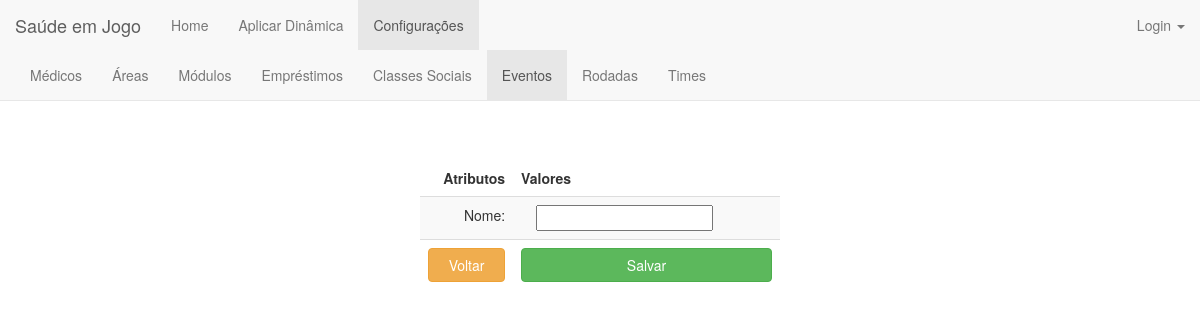
The page /evento/new/ on the database as committed earlier.
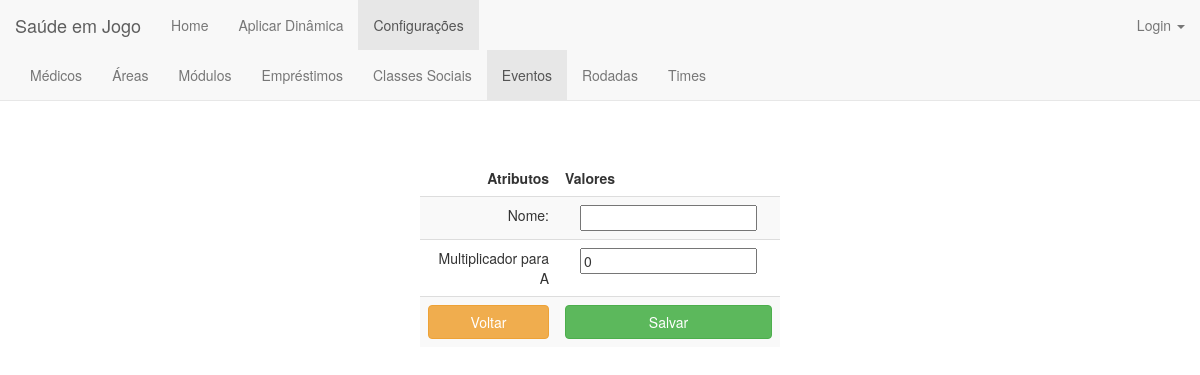
The same page on the database as committed later.
### jogo/models.py (models this page shows)
class Classe_Social(models.Model):
    classificacao = ((1, '1'), (2, '2'), (3, '3'))
    nome = models.CharField(max_length=200)
    preco_atendimento = models.FloatField(validators=[MinValueValidator(0.0)])
    nivel_especialidade = models.FloatField(validators=[MinValueValidator(0.0), MaxValueValidator(3.0)])
    nivel_tecnologia = models.FloatField(validators=[MinValueValidator(0.0), MaxValueValidator(3.0)])
    media_conforto = models.FloatField(validators=[MinValueValidator(0.0), MaxValueValidator(3.0)])
    velocidade_atendimento = models.FloatField(validators=[MinValueValidator(0.0), MaxValueValidator(3.0)])

### jogo/views.py (the view)
# urls.py: url(r'^evento/new/$', views.evento_new, name='evento_new'),
def evento_new(request):
    classes = Classe_Social.objects.all()
    if request.method == 'POST':
        form = Evento_Form(request.POST)
        multiForm = []
        for classe in classes:
            mul = []
            mul.append(classe)
            m = Multiplicador_Form(request.POST)
            mul.append(m)
            multiForm.append(mul)
        if (form.is_valid()):
            form.save()
            for e, multi in multiForm:
                multiplicador = Multiplicador()
                multiplicador.valor = multi['valor'].value()
                multiplicador.eventoNome = form['nome'].value()
                multiplicador.classeNome = e.nome
                multiplicador.save()
                print(Multiplicador.objects.all())
            return HttpResponseRedirect('/evento')
        else:
            print(form.errors)
            return render(request, 'evento/evento_new.html', {'form': form, 'multiForm': multiForm})
    else:
        form = Evento_Form()
        multiForm = []
        for classe in classes:
            mul = []
            mul.append(classe)
            m = Multiplicador_Form()
            mul.append(m)
            multiForm.append(mul)
        return render(request, 'evento/evento_new.html', {'form': form, 'multiForm': multiForm})

### jogo/forms.py
class Evento_Form(forms.ModelForm):
    class Meta:
        model = Evento
        fields = '__all__'
        widgetsAux = {}
        error_messages = {}
        error_messages['nome'] = {'required': 'O campo Nome deve ser preenchido'}
        widgets = {
            'nome': forms.TextInput(),
        }

### jogo/templates/evento/evento_new.html (shortened to what this page needs)
{% extends 'jogo/base_configuracoes.html' %}
{% load staticfiles %}
{% block evento %}class="active"{% endblock %}
{% block body %}
    <h1 align="center">Editar Evento</h1><br>
<form action="." method="POST">{% csrf_token %}
    <div style="width: 30%; position: absolute; top:20%; bottom: 0; left: 0; right: 0; margin: 0 auto;">
        <table class="table table-striped" align="center">
            <thead>
            <tr>
                <td align="right"><b>Atributos</b></td>
                <td align="left"><b>Valores</b></td>
            </tr>
            </thead>
            <tbody>
            <tr>
                <td align="right">Nome:</td>
                <td align="left">
                    <div class="col-xs-6">{{form.nome}}</div>
                </td>
            </tr>
            {% for classe, multi in multiForm %}
                <tr>
                    <td align="right">Multiplicador para {{classe.nome }}</td>
                    <td align="left">
                        <div class="col-xs-6">{{multi.valor}}</div>
                    </td>
                </tr>
            {% endfor %}
            <tr>
                <td align="right"><a  style="text-decoration:none;" href="{% url 'jogo:evento_index' %}"><button type="button" class="btn btn-warning btn-block" >Voltar</button></a></td>
                <td align="left"><button type="submit" class="btn btn-success btn-block" >Salvar</button></td>
            </tr>
            </tbody>
        </table>
    </div>
</form>
{% endblock body %}

Rows that differ between the two databases and show on the page:
added Classe_Social: nome "A", valor "0"
